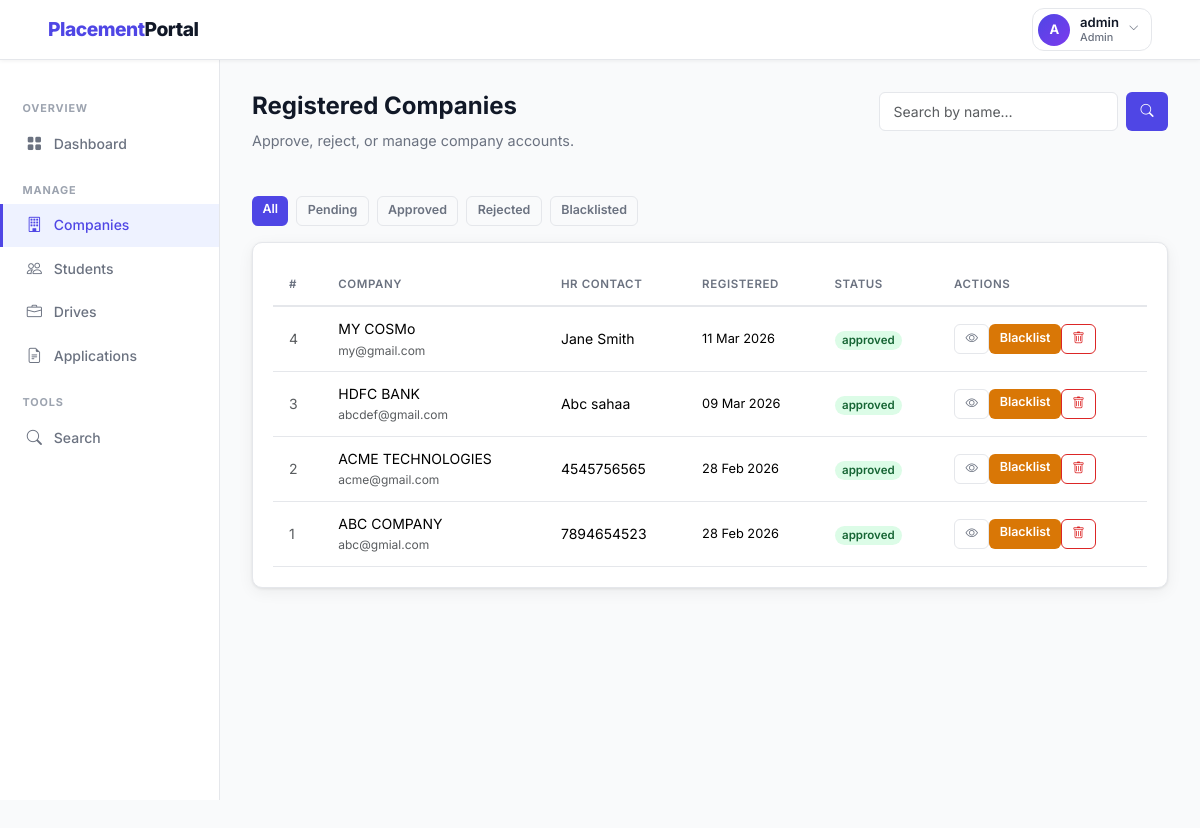
The app's page /admin/companies (signed in) with its own data.
### backend/models.py (models this page shows, shortened)
class Company(db.Model):
    __tablename__ = 'company'
    id = db.Column(db.Integer, primary_key=True)
    company_name = db.Column(db.String(150), nullable=False)
    email = db.Column(db.String(120), unique=True, nullable=False)
    password_hash = db.Column(db.String(256), nullable=False)
    hr_contact = db.Column(db.String(100))
    phone = db.Column(db.String(20))
    website = db.Column(db.String(200))
    description = db.Column(db.Text)
    approval_status = db.Column(db.String(20), default='pending')
    registered_at = db.Column(db.DateTime, default=datetime.utcnow)
    drives = db.relationship('PlacementDrive', backref='company', lazy=True,
                             cascade='all, delete-orphan')

### backend/routes.py (the view)
    @app.route('/admin/companies')
    @login_required('admin')
    def admin_companies():
        search        = request.args.get('search', '').strip()
        query         = Company.query
        if search:
            query = query.filter(Company.company_name.ilike(f'%{search}%'))
        all_companies = query.order_by(Company.registered_at.desc()).all()
        return render_template('admin/companies.html',
                               companies=all_companies, search=search)

### backend/routes.py (called while the page is built)
def login_required(role):
    def decorator(f):
        @wraps(f)
        def decorated_function(*args, **kwargs):
            if 'user_id' not in session:
                flash('Please log in to continue.', 'warning')
                return redirect(url_for('auth_login', role=role))
            if session.get('role') != role:
                flash('You do not have permission to view that page.', 'danger')
                return redirect(url_for('home'))
            return f(*args, **kwargs)
        return decorated_function
    return decorator

### templates/admin/companies.html (shortened to what this page needs)
{% extends 'layout_dashboard.html' %}
{% block sidebar %}
  <div class="sidebar-section">Overview</div>
  <a href="{{ url_for('admin_dashboard') }}" class="sidebar-link">
    <i class="bi bi-grid-fill"></i> Dashboard
  </a>
  <div class="sidebar-section">Manage</div>
  <a href="{{ url_for('admin_companies') }}" class="sidebar-link active">
    <i class="bi bi-building"></i> Companies
  </a>
  <a href="{{ url_for('admin_students') }}" class="sidebar-link">
    <i class="bi bi-people"></i> Students
  </a>
  <a href="{{ url_for('admin_drives') }}" class="sidebar-link">
    <i class="bi bi-briefcase"></i> Drives
  </a>
  <a href="{{ url_for('admin_applications') }}" class="sidebar-link">
    <i class="bi bi-file-earmark-text"></i> Applications
  </a>
  <div class="sidebar-section">Tools</div>
  <a href="{{ url_for('admin_search') }}" class="sidebar-link">
    <i class="bi bi-search"></i> Search
  </a>
{% endblock %}
{% block content %}
<div class="page-header d-flex align-items-start justify-content-between flex-wrap gap-2">
  <div>
    <h1>Registered Companies</h1>
    <p>Approve, reject, or manage company accounts.</p>
  </div>
  <form method="GET" action="{{ url_for('admin_companies') }}" class="search-bar">
    <input type="text" name="search" class="form-control"
           placeholder="Search by name…" value="{{ search }}">
    <button type="submit" class="btn btn-primary">
      <i class="bi bi-search"></i>
    </button>
  </form>
</div>
<div class="mb-3 d-flex gap-2 flex-wrap">
  <a href="{{ url_for('admin_companies') }}"
     class="btn btn-sm {{ 'btn-primary' if not request.args.get('status') else 'btn-outline-secondary' }}">All</a>
  {% for s in ['pending','approved','rejected','blacklisted'] %}
  <a href="{{ url_for('admin_companies') }}?status={{ s }}"
     class="btn btn-sm {{ 'btn-primary' if request.args.get('status')==s else 'btn-outline-secondary' }}">
    {{ s|capitalize }}
  </a>
  {% endfor %}
</div>
<div class="card">
  <div class="card-body p-0">
    {% if companies %}
    <table class="table mb-0">
      <thead>
        <tr>
          <th>#</th>
          <th>Company</th>
          <th>HR Contact</th>
          <th>Registered</th>
          <th>Status</th>
          <th>Actions</th>
        </tr>
      </thead>
      <tbody>
        {% for c in companies %}
        <tr>
          <td class="text-muted">{{ c.id }}</td>
          <td>
            <div class="fw-600">{{ c.company_name }}</div>
            <div class="text-muted" style="font-size:.75rem;">{{ c.email }}</div>
          </td>
          <td>{{ c.hr_contact or '—' }}</td>
          <td style="white-space:nowrap;font-size:.8rem;">
            {{ c.registered_at.strftime('%d %b %Y') }}
          </td>
          <td>
            <span class="badge badge-{{ c.approval_status }}">{{ c.approval_status }}</span>
          </td>
          <td>
            <div class="d-flex gap-0 flex-wrap">
              <a href="{{ url_for('admin_company_detail', company_id=c.id) }}"
                 class="btn btn-outline-secondary btn-sm">
                <i class="bi bi-eye"></i>
              </a>
              {% if c.approval_status == 'pending' %}
                <a href="{{ url_for('admin_approve_company', company_id=c.id) }}"
                   class="btn btn-success btn-sm">Approve</a>
                <a href="{{ url_for('admin_reject_company', company_id=c.id) }}"
                   class="btn btn-danger btn-sm">Reject</a>
              {% elif c.approval_status == 'approved' %}
                <a href="{{ url_for('admin_blacklist_company', company_id=c.id) }}"
                   class="btn btn-warning btn-sm">Blacklist</a>
              {% elif c.approval_status in ['rejected','blacklisted'] %}
                <a href="{{ url_for('admin_approve_company', company_id=c.id) }}"
                   class="btn btn-success btn-sm">Approve</a>
              {% endif %}
              <a href="{{ url_for('admin_delete_company', company_id=c.id) }}"
                 class="btn btn-outline-danger btn-sm"
                 onclick="return confirm('Delete this company and all its data?')">
                <i class="bi bi-trash"></i>
              </a>
            </div>
          </td>
        </tr>
        {% endfor %}
      </tbody>
    </table>
    {% else %}
      <div class="empty-state">
        <i class="bi bi-building"></i>
        <p>No companies found{% if search %} for "{{ search }}"{% endif %}.</p>
      </div>
    {% endif %}
  </div>
</div>
{% endblock %}

### static/css/styles.css (style rules this page uses)
:root { --primary: #4f46e5; --primary-dk: #3730a3; --primary-lt: #eef2ff; --success: #16a34a; --danger: #dc2626; --warning: #d97706; --info: #0891b2; --dark: #111827; --muted: #6b7280; --border: #e5e7eb; --bg: #f9fafb; --white: #ffffff; --card-shadow: 0 1px 3px rgba(0,0,0,.08), 0 4px 16px rgba(0,0,0,.06); --radius: 10px; --radius-sm: 6px; --font: 'Inter', -apple-system, BlinkMacSystemFont, 'Segoe UI', sans-serif; }
*, *::before, *::after { box-sizing: border-box; margin: 0; padding: 0; }
body { font-family: var(--font); background: var(--bg); color: var(--dark); min-height: 100vh; font-size: 14.5px; line-height: 1.6; }
a { color: var(--primary); text-decoration: none; }
.sidebar-link { display: flex; align-items: center; gap: .65rem; padding: .6rem 1.4rem; color: var(--muted); font-weight: 500; font-size: .875rem; border-left: 3px solid transparent; transition: all .18s; }
.sidebar-link:hover, .sidebar-link.active { color: var(--primary); background: var(--primary-lt); border-left-color: var(--primary); text-decoration: none; }
.sidebar-link i { width:18px; text-align:center; font-size:.95rem; }
.sidebar-section { font-size: .68rem; font-weight: 700; text-transform: uppercase; letter-spacing: .08em; color: #9ca3af; padding: 1rem 1.4rem .3rem; }
.page-header { margin-bottom: 1.75rem; }
.page-header h1 { font-size:1.5rem; font-weight:700; color:var(--dark); }
.page-header p { color:var(--muted); font-size:.9rem; margin-top:.2rem; }
.card { background: var(--white); border: 1px solid var(--border) !important; border-radius: var(--radius) !important; box-shadow: var(--card-shadow); }
.card-body { padding: 1.25rem !important; }
.table { font-size:.875rem; }
.table th { font-size: .72rem; text-transform: uppercase; letter-spacing: .05em; color: var(--muted); font-weight: 600; border-bottom: 2px solid var(--border) !important; white-space: nowrap; padding: .75rem 1rem !important; }
.table td { padding: .7rem 1rem !important; vertical-align: middle; border-color: var(--border) !important; }
.badge { font-size:.72rem; font-weight:600; padding:.3em .65em; border-radius:20px; }
.badge-approved { background:#dcfce7; color:#166534; }
.btn { font-family: var(--font); font-weight: 600; font-size: .82rem; border-radius: var(--radius-sm); padding: .4rem .9rem; transition: all .18s; border: none; cursor: pointer; }
.btn-primary { background:var(--primary); color:#fff; }
.btn-warning { background:var(--warning); color:#fff; }
.btn-outline-secondary { background:transparent; border:1.5px solid var(--border); color:var(--muted); }
.btn-outline-danger { background:transparent; border:1.5px solid var(--danger); color:var(--danger); }
.btn-sm { padding:.28rem .65rem; font-size:.78rem; }
.form-control, .form-select { font-family: var(--font); font-size: .875rem; border: 1.5px solid var(--border); border-radius: var(--radius-sm); padding: .5rem .85rem; transition: border-color .18s, box-shadow .18s; color: var(--dark); }
.search-bar { display:flex; gap:.5rem; max-width:360px; }

### records on screen
Company: id "4", company_name "MY COSMo", email "my@gmail.com", hr_contact "Jane Smith", registered_at "11 Mar 2026", approval_status "approved"
Company: id "3", company_name "HDFC BANK", email "abcdef@gmail.com", hr_contact "Abc sahaa", registered_at "09 Mar 2026", approval_status "approved"
Company: id "2", company_name "ACME TECHNOLOGIES", email "acme@gmail.com", hr_contact "4545756565", registered_at "28 Feb 2026", approval_status "approved"
Company: id "1", company_name "ABC COMPANY", email "abc@gmial.com", hr_contact "7894654523", registered_at "28 Feb 2026", approval_status "approved"

### other values on screen
{{ session.name[0]|upper if session.name else '?' }} "A"
{{ session.name }} "admin"
{{ session.role|capitalize }} "Admin"
{{ s|capitalize }} "Pending" "Approved" "Rejected" "Blacklisted"
